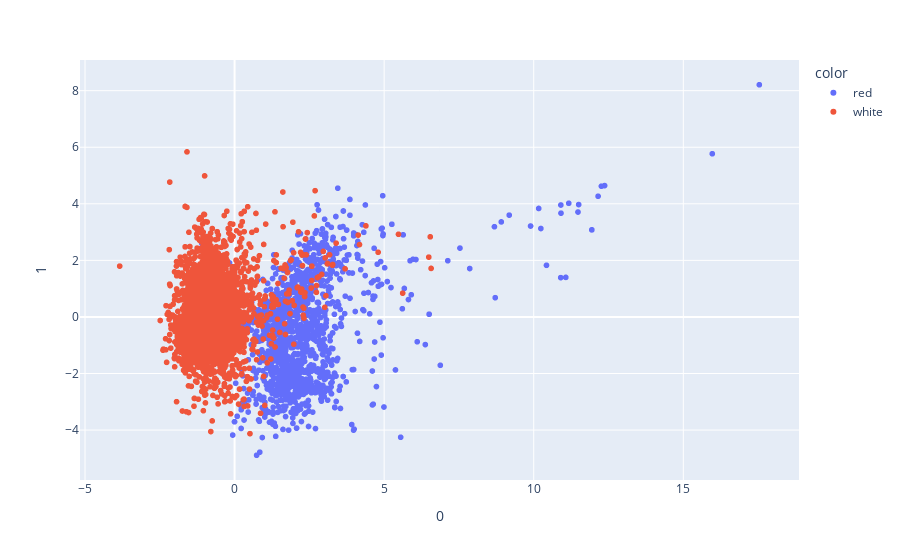

This figure's notebook cell:
### Markdown cell above
We can see how good the separation is for each PCA.

We will now run a normal PCA wich will find the best separation possible.

### Code cell
pca = PCA(n_components=2)
components = pca.fit_transform(rescaled_X[list(rescaled_X)[:-1]])

fig = px.scatter(components, x=0, y=1, color=rescaled_X['color'])
fig.show()

### Figure 1 — Plotly figure (JSON) as saved in the notebook; plotly's stock layout.template omitted (floating-point values rounded to 4 significant figures; data arrays with more than 128 entries replaced by an {"elided": "..."} marker saying what was removed)
{"data": [{"hovertemplate": "color=red<br>0=%{x}<br>1=%{y}<extra></extra>", "legendgroup": "red", "marker": {"color": "#636efa", "symbol": "circle"}, "mode": "markers", "name": "red", "showlegend": true, "type": "scattergl", "x": {"elided": "1599 float values"}, "xaxis": "x", "y": {"elided": "1599 float values"}, "yaxis": "y"}, {"hovertemplate": "color=white<br>0=%{x}<br>1=%{y}<extra></extra>", "legendgroup": "white", "marker": {"color": "#EF553B", "symbol": "circle"}, "mode": "markers", "name": "white", "showlegend": true, "type": "scattergl", "x": {"elided": "4898 float values"}, "xaxis": "x", "y": {"elided": "4898 float values"}, "yaxis": "y"}], "layout": {"legend": {"title": {"text": "color"}, "tracegroupgap": 0}, "margin": {"t": 60}, "xaxis": {"anchor": "y", "domain": [0, 1], "title": {"text": "0"}}, "yaxis": {"anchor": "x", "domain": [0, 1], "title": {"text": "1"}}}}
